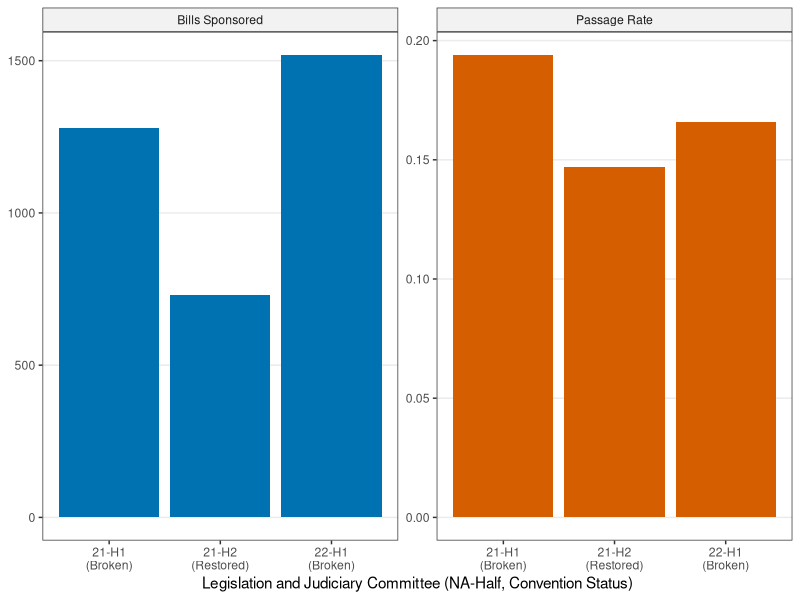
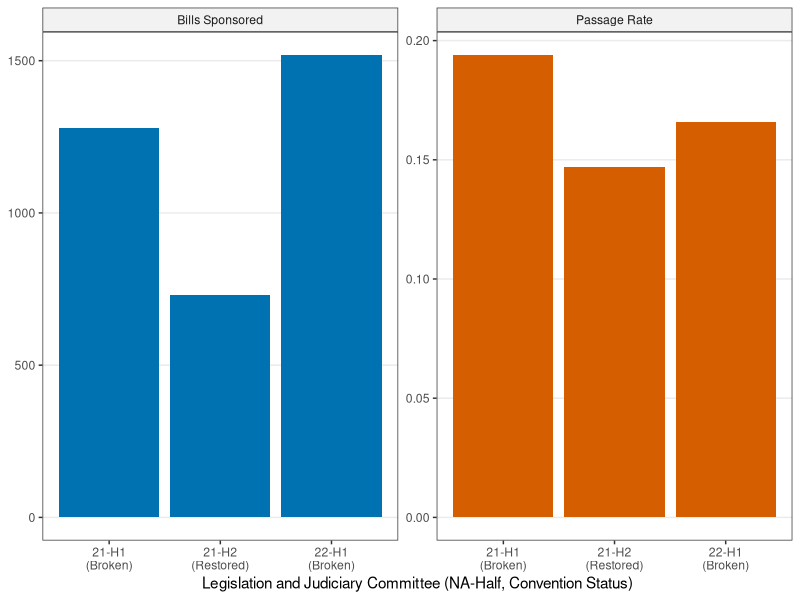

The R script that drew these images, in order:
# Auto-generated figure for article
# Reads KNA data from Sys.getenv("KBL_DATA").
# Figure 3: Cycle-21 judiciary placebo - bill volume and passage rate
library(ggplot2); library(dplyr); library(tidyr)
df <- data.frame(
  cell = c("21-H1\n(Broken)", "21-H2\n(Restored)", "22-H1\n(Broken)"),
  bills = c(1280, 729, 1519),
  passage_rate = c(0.194, 0.147, 0.166)
)
df$cell <- factor(df$cell, levels = c("21-H1\n(Broken)",
                                       "21-H2\n(Restored)",
                                       "22-H1\n(Broken)"))
df_long <- df |>
  tidyr::pivot_longer(cols = c(bills, passage_rate),
                      names_to = "metric", values_to = "value") |>
  mutate(metric_label = ifelse(metric == "bills",
                               "Bills Sponsored",
                               "Passage Rate"))
ggplot(df_long, aes(x = cell, y = value, fill = metric_label)) +
  geom_col(show.legend = FALSE) +
  facet_wrap(~ metric_label, scales = "free_y") +
  scale_fill_manual(values = c("Bills Sponsored" = "#0072B2",
                                "Passage Rate" = "#D55E00")) +
  labs(x = "Legislation and Judiciary Committee (NA-Half, Convention Status)",
       y = NULL) +
  theme_bw(base_size = 11) +
  theme(panel.grid.minor = element_blank(),
        panel.grid.major.x = element_blank(),
        strip.background = element_rect(fill = "grey95"))
ggsave("articles/figures/2026-04-29_r24/fig_3.pdf", width = 7, height = 4.5)
